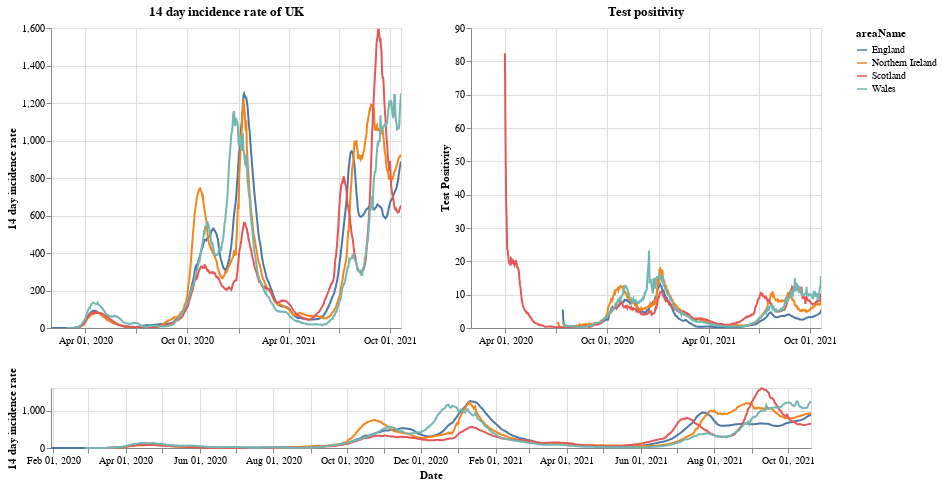

The notebook cell this image was saved under:
### Markdown cell above
# Plots

First a plot with each country in the UK. The top right shows the positivity rate for (which is the percentage of registered tests which were positive) while the top left is the 14 day incidence rate. The bottom chart can be used to select the timeframe (does not work on a mobile device).

### Code cell
#collapse
brush = alt.selection(type='interval', name='DateBrush',encodings=['x'],fields=['Time'])
leg_selection = alt.selection_multi(fields=['areaName'], bind='legend')

base = alt.Chart(uk_cases).mark_line().encode(
    x=alt.X("yearmonthdate(date):T", axis=alt.Axis(title='Date')),
    y=alt.Y("twoWeeklyCasesRate:Q", axis=alt.Axis(title='14 day incidence rate')),
    tooltip=['areaName', 'date','twoWeeklyCasesRate', 'testPositivity'],
    color='areaName',
    opacity=alt.condition(leg_selection, alt.value(2), alt.value(0.1))
).add_selection(leg_selection).properties(width=350)

upper = base.encode(alt.X('yearmonthdate(date):T', axis=alt.Axis(title=''),
                         scale=alt.Scale(domain=brush))
                   ).properties(title=f'14 day incidence rate of UK')
upper_right = upper.encode(alt.Y('testPositivity:Q', axis=alt.Axis(title='Test Positivity'))).properties(title='Test positivity')
lower = base.properties(height=60, width = 760).add_selection(brush)

(upper | upper_right) & lower

### Figure 1 — Vega-Lite specification as saved in the notebook (floating-point values rounded to 4 significant figures; data arrays with more than 128 entries replaced by an {"elided": "..."} marker saying what was removed)
{"config": {"view": {"continuousWidth": 400, "continuousHeight": 300}}, "vconcat": [{"hconcat": [{"mark": "line", "encoding": {"color": {"type": "nominal", "field": "areaName"}, "opacity": {"condition": {"value": 2, "selection": "selector001"}, "value": 0.1}, "tooltip": [{"type": "nominal", "field": "areaName"}, {"type": "temporal", "field": "date"}, {"type": "quantitative", "field": "twoWeeklyCasesRate"}, {"type": "quantitative", "field": "testPositivity"}], "x": {"type": "temporal", "axis": {"title": ""}, "field": "date", "scale": {"domain": {"selection": "DateBrush"}}, "timeUnit": "yearmonthdate"}, "y": {"type": "quantitative", "axis": {"title": "14 day incidence rate"}, "field": "twoWeeklyCasesRate"}}, "selection": {"selector001": {"type": "multi", "fields": ["areaName"], "bind": "legend"}}, "title": "14 day incidence rate of UK", "width": 350}, {"mark": "line", "encoding": {"color": {"type": "nominal", "field": "areaName"}, "opacity": {"condition": {"value": 2, "selection": "selector001"}, "value": 0.1}, "tooltip": [{"type": "nominal", "field": "areaName"}, {"type": "temporal", "field": "date"}, {"type": "quantitative", "field": "twoWeeklyCasesRate"}, {"type": "quantitative", "field": "testPositivity"}], "x": {"type": "temporal", "axis": {"title": ""}, "field": "date", "scale": {"domain": {"selection": "DateBrush"}}, "timeUnit": "yearmonthdate"}, "y": {"type": "quantitative", "axis": {"title": "Test Positivity"}, "field": "testPositivity"}}, "selection": {"selector001": {"type": "multi", "fields": ["areaName"], "bind": "legend"}}, "title": "Test positivity", "width": 350}]}, {"mark": "line", "encoding": {"color": {"type": "nominal", "field": "areaName"}, "opacity": {"condition": {"value": 2, "selection": "selector001"}, "value": 0.1}, "tooltip": [{"type": "nominal", "field": "areaName"}, {"type": "temporal", "field": "date"}, {"type": "quantitative", "field": "twoWeeklyCasesRate"}, {"type": "quantitative", "field": "testPositivity"}], "x": {"type": "temporal", "axis": {"title": "Date"}, "field": "date", "timeUnit": "yearmonthdate"}, "y": {"type": "quantitative", "axis": {"title": "14 day incidence rate"}, "field": "twoWeeklyCasesRate"}}, "height": 60, "selection": {"selector001": {"type": "multi", "fields": ["areaName"], "bind": "legend"}, "DateBrush": {"type": "interval", "encodings": ["x"], "fields": ["Time"]}}, "width": 760}], "data": {"name": "data-494b108b98427bd6a9f821bdeae65225"}, "$schema": "https://vega.github.io/schema/vega-lite/v4.8.1.json", "datasets": {"data-494b108b98427bd6a9f821bdeae65225": {"elided": "2428 records"}}}
